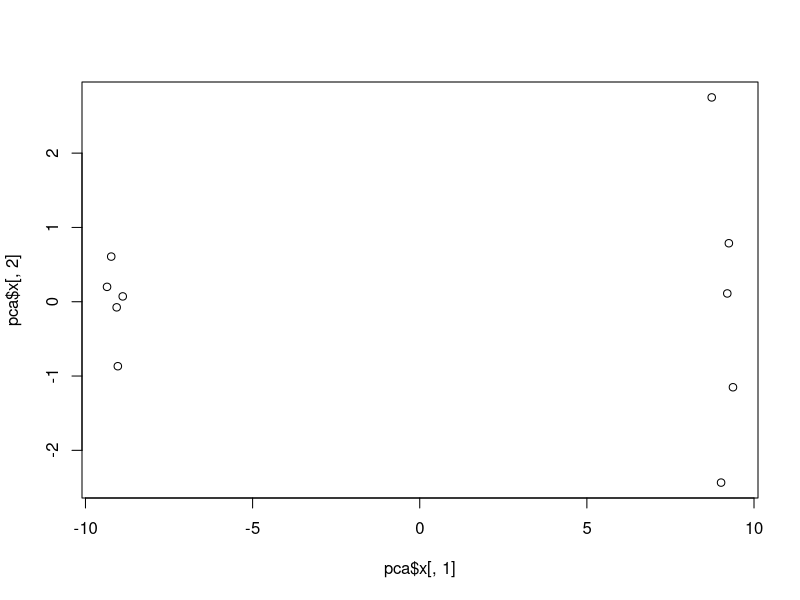
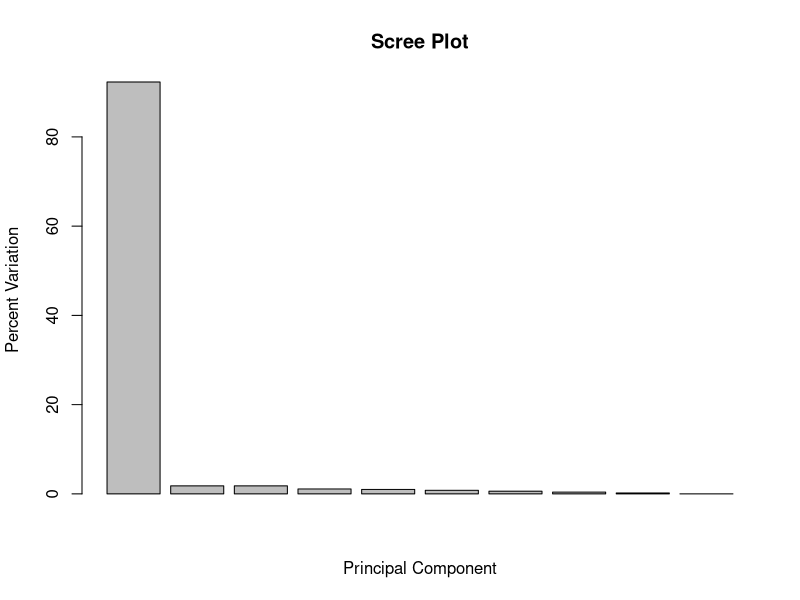
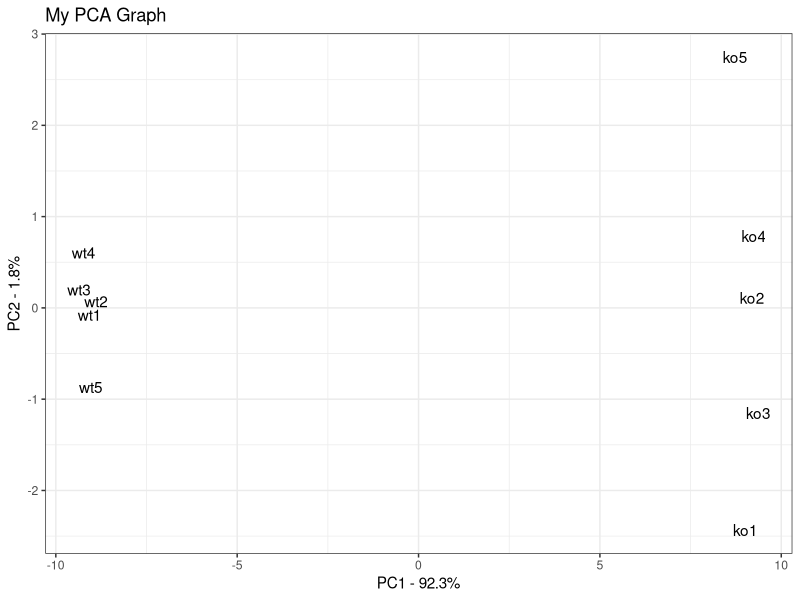
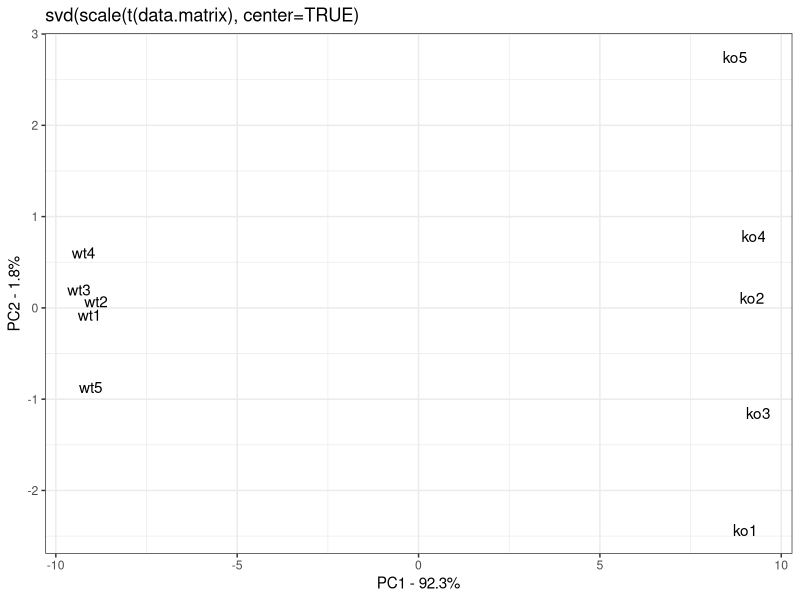
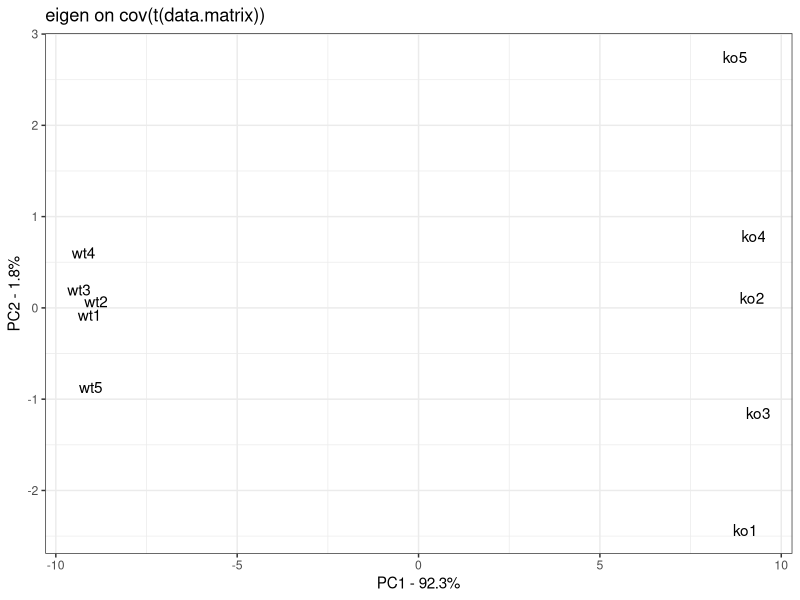

These charts were generated, in order, by the following R code:
## In this example, the data is in a matrix called
## data.matrix
## columns are individual samples (i.e. cells)
## rows are measurements taken for all the samples (i.e. genes)
data.matrix <- matrix(nrow=100, ncol=10)
colnames(data.matrix) <- c(
  paste("wt", 1:5, sep=""),
  paste("ko", 1:5, sep=""))
rownames(data.matrix) <- paste("gene", 1:100, sep="")

for (i in 1:100) {
  wt.values <- rpois(5, lambda=sample(x=10:1000, size=1))
  ko.values <- rpois(5, lambda=sample(x=10:1000, size=1))
  
  data.matrix[i,] <- c(wt.values, ko.values)
}
head(data.matrix)
dim(data.matrix)

test <- t(data.matrix)
pca <- prcomp(t(data.matrix), scale=TRUE) 

## plot pc1 and pc2
plot(pca$x[,1], pca$x[,2])

## make a scree plot
pca.var <- pca$sdev^2
pca.var.per <- round(pca.var/sum(pca.var)*100, 1)

barplot(pca.var.per, main="Scree Plot", xlab="Principal Component", ylab="Percent Variation")

## now make a fancy looking plot that shows the Principal components and the % variation:
library(ggplot2)

pca.data <- data.frame(Sample=rownames(pca$x),
                       X=pca$x[,1],
                       Y=pca$x[,2])
pca.data

ggplot(data=pca.data, aes(x=X, y=Y, label=Sample)) +
  geom_text() +
  xlab(paste("PC1 - ", pca.var.per[1], "%", sep="")) +
  ylab(paste("PC2 - ", pca.var.per[2], "%", sep="")) +
  theme_bw() +
  ggtitle("My PCA Graph")

## get the name of the top 10 measurements (genes) that contribute most to pc1.
loading_scores <- pca$rotation[,1]
gene_scores <- abs(loading_scores) ## get the magnitudes
gene_score_ranked <- sort(gene_scores, decreasing=TRUE)
top_10_genes <- names(gene_score_ranked[1:10])

top_10_genes ## show the names of the top 10 genes

pca$rotation[top_10_genes, 1] ## show the scores (and +/- sign)





#######
##
## NOTE: Everything that follow is just bonus stuff.
## It simply demonstrates how to get the same
## results using "svd()" (Singular Value Decomposition) or using "eigen()"
## (Eigen Decomposition).
##
#######

############################################
##
## Now let's do the same thing with svd()
##
## svd() returns three things
## v = the "rotation" that prcomp() returns, this is a matrix of eigenvectors
##     in other words, a matrix of loading scores
## u = this is similar to the "x" that prcomp() returns. In other words,
##     sum(the rotation * the original data), but compressed to the unit vector
##     You can spread it out by multiplying by "d"
## d = this is similar to the "sdev" value that prcomp() returns (and thus
##     related to the eigen values), but not
##     scaled by sample size in an unbiased way (ie. 1/(n-1)).
##     For prcomp(), sdev = sqrt(var) = sqrt(ss(fit)/(n-1))
##     For svd(), d = sqrt(ss(fit))
##
############################################

svd.stuff <- svd(scale(t(data.matrix), center=TRUE))

## calculate the PCs
svd.data <- data.frame(Sample=colnames(data.matrix),
                       X=(svd.stuff$u[,1] * svd.stuff$d[1]),
                       Y=(svd.stuff$u[,2] * svd.stuff$d[2]))
svd.data

## alternatively, we could compute the PCs with the eigen vectors and the
## original data
svd.pcs <- t(t(svd.stuff$v) %*% t(scale(t(data.matrix), center=TRUE)))
svd.pcs[,1:2] ## the first to principal components

svd.df <- ncol(data.matrix) - 1
svd.var <- svd.stuff$d^2 / svd.df
svd.var.per <- round(svd.var/sum(svd.var)*100, 1)

ggplot(data=svd.data, aes(x=X, y=Y, label=Sample)) +
  geom_text() +
  xlab(paste("PC1 - ", svd.var.per[1], "%", sep="")) +
  ylab(paste("PC2 - ", svd.var.per[2], "%", sep="")) +
  theme_bw() +
  ggtitle("svd(scale(t(data.matrix), center=TRUE)")

############################################
##
## Now let's do the same thing with eigen()
##
## eigen() returns two things...
## vectors = eigen vectors (vectors of loading scores)
##           NOTE: pcs = sum(loading scores * values for sample)
## values = eigen values
##
############################################
cov.mat <- cov(scale(t(data.matrix), center=TRUE))
dim(cov.mat)

## since the covariance matrix is symmetric, we can tell eigen() to just
## work on the lower triangle with "symmetric=TRUE"
eigen.stuff <- eigen(cov.mat, symmetric=TRUE)
dim(eigen.stuff$vectors)
head(eigen.stuff$vectors[,1:2])

eigen.pcs <- t(t(eigen.stuff$vectors) %*% t(scale(t(data.matrix), center=TRUE)))
eigen.pcs[,1:2]

eigen.data <- data.frame(Sample=rownames(eigen.pcs),
                         X=(-1 * eigen.pcs[,1]), ## eigen() flips the X-axis in this case, so we flip it back
                         Y=eigen.pcs[,2]) ## X axis will be PC1, Y axis will be PC2
eigen.data

eigen.var.per <- round(eigen.stuff$values/sum(eigen.stuff$values)*100, 1)

ggplot(data=eigen.data, aes(x=X, y=Y, label=Sample)) +
  geom_text() +
  xlab(paste("PC1 - ", eigen.var.per[1], "%", sep="")) +
  ylab(paste("PC2 - ", eigen.var.per[2], "%", sep="")) +
  theme_bw() +
  ggtitle("eigen on cov(t(data.matrix))")